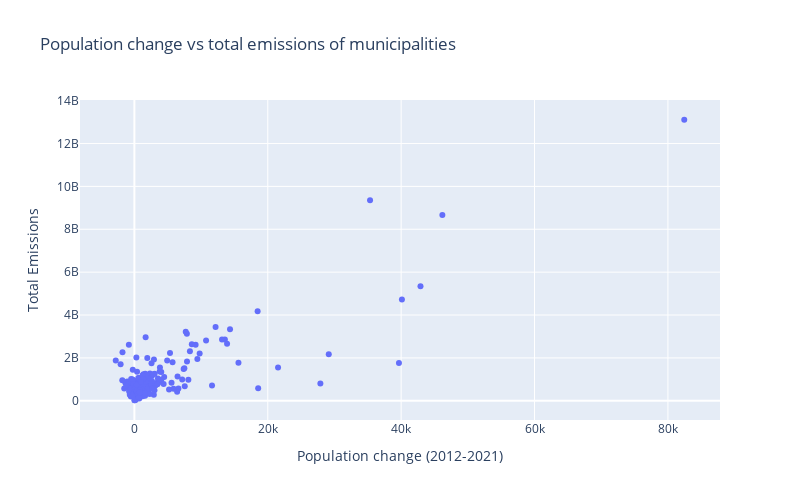

Here is the notebook cell this chart was saved with:
### Code cell
# scatter plot of municipalities, x-axis population change (2021 - 2012), y-axis total emissions
df = QueryRunner('sql/reporting/emissions_vs_populationChange.sql').get_dataframe_from_query()
fig = px.scatter(
    df, x='population_change', y='total_emissions', hover_name='municipality',
    # log_x=True, log_y=True,  
    labels={'population_change': 'Population change (2012-2021)', 'total_emissions': 'Total Emissions'}, 
    title="Population change vs total emissions of municipalities"
    )
fig.update_layout(width=800, height=500)
fig.show()

### Figure 1 — Plotly figure (JSON) as saved in the notebook; plotly's stock layout.template omitted (floating-point values rounded to 4 significant figures; data arrays with more than 128 entries replaced by an {"elided": "..."} marker saying what was removed)
{"data": [{"hovertemplate": "<b>%{hovertext}</b><br><br>Population change (2012-2021)=%{x}<br>Total Emissions=%{y}<extra></extra>", "hovertext": {"elided": "332 str values"}, "legendgroup": "", "marker": {"color": "#636efa", "symbol": "circle"}, "mode": "markers", "name": "", "orientation": "v", "showlegend": false, "type": "scatter", "x": {"elided": "332 int values"}, "xaxis": "x", "y": {"elided": "332 float values"}, "yaxis": "y"}], "layout": {"height": 500, "legend": {"tracegroupgap": 0}, "title": {"text": "Population change vs total emissions of municipalities"}, "width": 800, "xaxis": {"anchor": "y", "domain": [0, 1], "title": {"text": "Population change (2012-2021)"}}, "yaxis": {"anchor": "x", "domain": [0, 1], "title": {"text": "Total Emissions"}}}}
